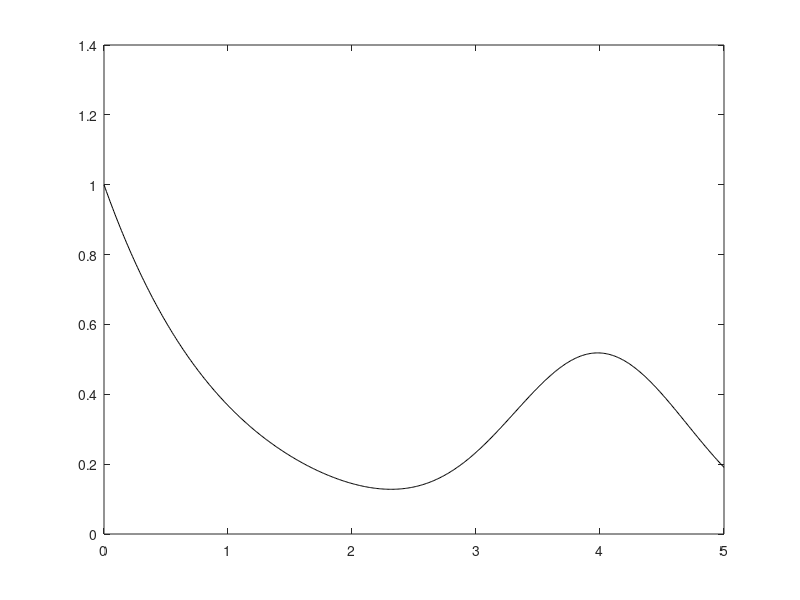

MATLAB code for this plot: (Note: this script raises an error after producing the figure.)
%CONVERGENCIA DE LES QUADATURES COMPOSTES
%L'objectiu d'aquest exercici es comprovar la convergencia de les
%quadratures compostes. Aquest script mostra l'evolucio de l'error en 
%funcio del numero d'avaluacions de la funcio (cost) per a la quadratura 
%composta del trapezi. 
%
%Completa l'script per a dibuixar tambe l'evolucio de l'error per 
%a les quadratures compostes de:
% a) Simpson
% b) Gauss-Legendre amb 2 punts a cada subinterval (n=1)
% c) Gauss-Legendre amb 3 punts a cada subinterval (n=2)
%
%Observa la convergencia assimptotica. Tenen les quadratures el
%comportament esperat?
%
%Representa ara l'error per al segon exemple (paradoja de Runge).
%Compara l'evolucio de l'error amb l'error amb quadratures simples (1 sol
%interval, augmentant n)

clear all; close all; clc

%Exemple 1
f = @(x)( exp(-x)+0.5*exp(-(x-4).^2) ); 
a = 0; b = 5; 
I_ex = exp(-a) - exp(-b) + (1/4)*sqrt(pi)*(erf(b-4) - erf(a-4));


%Exemple 2
%f = @(x)(1./(1+x.^2)); a = -4; b = 4; I_ex = (atan(b) - atan(a)); 

%Dibuixem la funcio
xaxis = a:0.01:b;
figure(1)
plot(xaxis, f(xaxis),'k');

%% Composta de trapezi
errorTrap=[];
for k=1:5
    m = 2*2^k; %numero d'intervals
    errorTrap = [errorTrap, abs(compostaTrapezi(f,a,b,m)-I_ex)];
end
nPuntsTrap = 2*2.^[1:5]+1;
ajustTrap = (polyfit(log10(nPuntsTrap(end-2:end)),log10(errorTrap(end-2:end)),1));

%Grafica errors
figure(2) 
plot(log10(nPuntsTrap),log10(errorTrap),'-o')
hold on
xlabel('log_{10}(#punts)'), ylabel('log_{10}(error)')

fprintf('\nPendent 3 darrers punts:\n Composta trapezi: %0.1f \n',ajustTrap(1))


%% Composta de Simpson
error_Simpson = [];
for k = 1 : 5
    m = 2*2^k;
    error_Simpson = [error_Simpson, abs(compostaSimpson(f,a,b,m) - I_ex)];
end

nPuntsSimpson = 2*2.^[1:5]+1;
plot(log10(nPuntsSimpson),log10(error_Simpson),'-*')

ajustSimpson = (polyfit(log10(nPuntsSimpson(end-2:end)),log10(error_Simpson(end-2:end)),2));

fprintf('\nPendent 3 darrers punts:\n Composta simpson: %0.1f \n',ajustSimpson(1))

%% Composta de Gauss-Legendre amb n = 1 (2 punts per subinterval)
error_GL1 = []; error_GL2 = [];
for k = 1 : 5
    m = 2 * 2^k;
    error_GL1 = [error_GL1, abs(composta_GL(f,a,b,m,1) - I_ex)];
    error_GL2 = [error_GL2, abs(composta_GL(f,a,b,m,2) - I_ex)];
end

nPuntsGauss1 = 2*2.^[1:5]+1;
nPuntsGauss2 = 2*2.^[1:5]+1;
plot(log10(nPuntsGauss1),log10(error_GL1),'-x')
plot(log10(nPuntsGauss2),log10(error_GL2),'-+')
legend('Composta de trapezi','Composta de Simpson', 'Composta de G-L(n=1)', 'Composta de G-L(n=2)')


ajustGauss1 = (polyfit(log10(nPuntsGauss1(end-2:end)),log10(error_GL1(end-2:end)),1));
ajustGauss2 = (polyfit(log10(nPuntsGauss2(end-2:end)),log10(error_GL2(end-2:end)),1));
fprintf('\nPendent 3 darrers punts:\n Composta Gauss (n = 1): %0.1f \n',ajustGauss1(1))
fprintf('\nPendent 3 darrers punts:\n Composta Gauss (n = 2): %0.1f \n',ajustGauss2(1))
